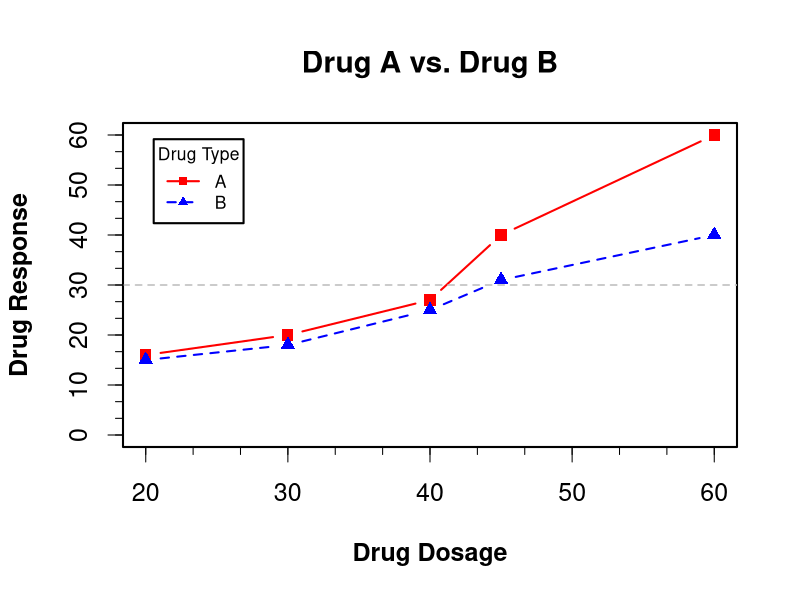

This chart was generated by the following R code:
dose  <- c(20, 30, 40, 45, 60)
drugA <- c(16, 20, 27, 40, 60)
drugB <- c(15, 18, 25, 31, 40)

opar <- par(no.readonly=TRUE)
par(lwd=2, cex=1.5, font.lab=2)

 plot(dose, drugA, type="b",
      pch=15, lty=1, col="red", ylim=c(0, 60),
      main="Drug A vs. Drug B",
      xlab="Drug Dosage", ylab="Drug Response")

 lines(dose, drugB, type="b",
       pch=17, lty=2, col="blue")
 
 abline(h=c(30), lwd=1.5, lty=2, col="gray")
 
 library(Hmisc)
 minor.tick(nx=3, ny=3, tick.ratio=0.5)
 
 legend("topleft", inset=.05, title="Drug Type", c("A","B"),
        lty=c(1, 2), pch=c(15, 17), cex=0.7, col=c("red", "blue"))
 
 
